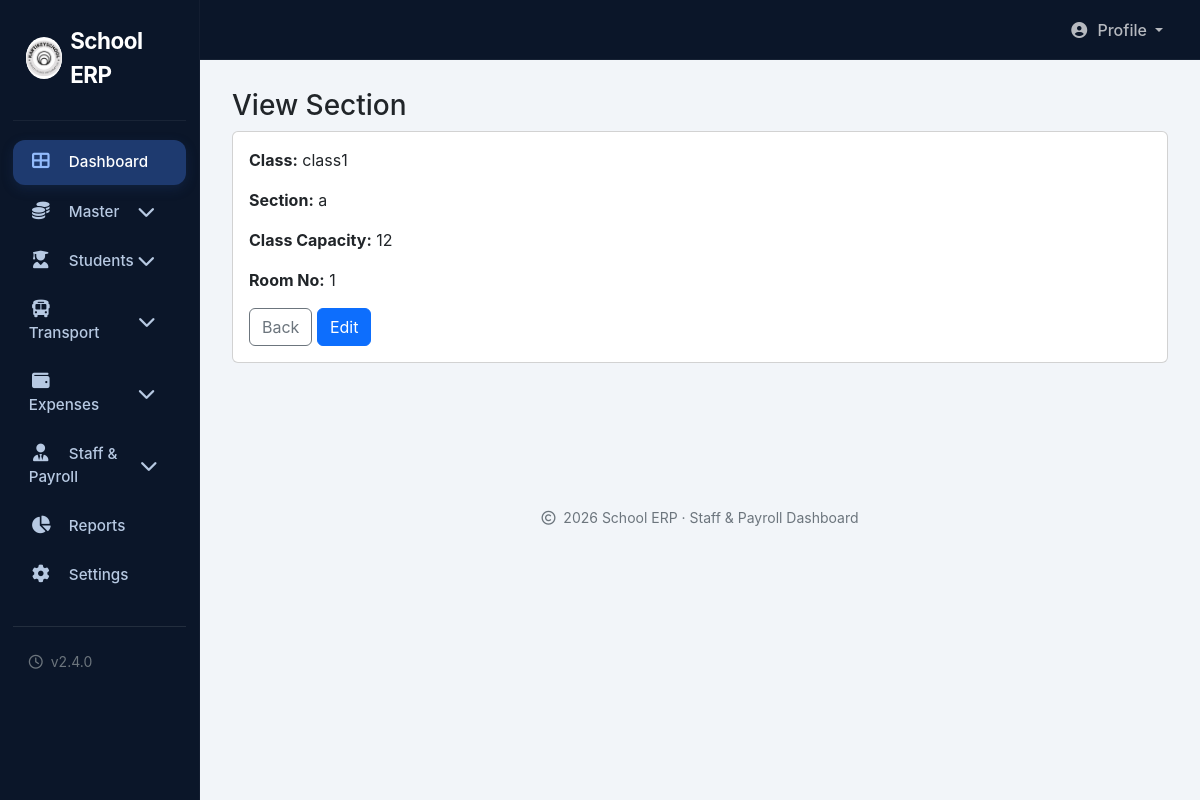
Page /admin/view_section.php?id=1 (signed in) on the committed database.
### tables this page shows
CREATE TABLE `sections` (
  `id` int(11) NOT NULL,
  `class_id` int(11) NOT NULL,
  `section_name` varchar(20) NOT NULL,
  `room_no` varchar(20) DEFAULT NULL
);

CREATE TABLE `classes` (
  `id` int(11) NOT NULL,
  `class_name` varchar(50) NOT NULL,
  `student_capacity` int(11) DEFAULT 0,
  `status` enum('Active','Inactive') DEFAULT 'Active',
  `created_at` timestamp NOT NULL DEFAULT current_timestamp()
);

### admin/view_section.php (the view, shortened to what this page needs)
<?php
include '../config/config.php';
$id = $_GET['id'] ?? '';
try {
    $stmt = $conn->prepare('SELECT s.*, c.class_name, c.student_capacity FROM sections s LEFT JOIN classes c ON s.class_id = c.id WHERE s.id = ?');
    $stmt->execute([$id]);
    $row = $stmt->fetch(PDO::FETCH_ASSOC);
} catch (Exception $e) {
    header('Location: section.php');
    exit();
}
include 'includes/header.php';
?>
<div class="main-content">
    <h3>View Section</h3>
    <div class="card mb-4">
        <div class="card-body">
            <p><strong>Class:</strong> <?php echo htmlspecialchars($row['class_name'] ?? ''); ?></p>
            <p><strong>Section:</strong> <?php echo htmlspecialchars($row['section_name'] ?? ''); ?></p>
            <p><strong>Class Capacity:</strong> <?php echo htmlspecialchars($row['student_capacity'] ?? ''); ?></p>
            <p><strong>Room No:</strong> <?php echo htmlspecialchars($row['room_no'] ?? ''); ?></p>
            <a href="section.php" class="btn btn-outline-secondary">Back</a>
            <a href="edit_section.php?id=<?php echo urlencode($row['id']); ?>" class="btn btn-primary">Edit</a>
        </div>
    </div>
</div>
<?php include 'includes/footer.php'; ?>

### admin/style/ok.css (style rules this page uses)
* { box-sizing: border-box; }
body { background: #f2f5f9; font-family: 'Inter', system-ui, -apple-system, sans-serif; height: 100vh; overflow-x: hidden; }
.main-content { flex: 1; padding: 1.8rem 2rem 2rem 2rem; background: #f2f5f9; }

### rows in the picture
sections: class.class_name "class1", section_name "a", class.student_capacity "12", room_no "1"
